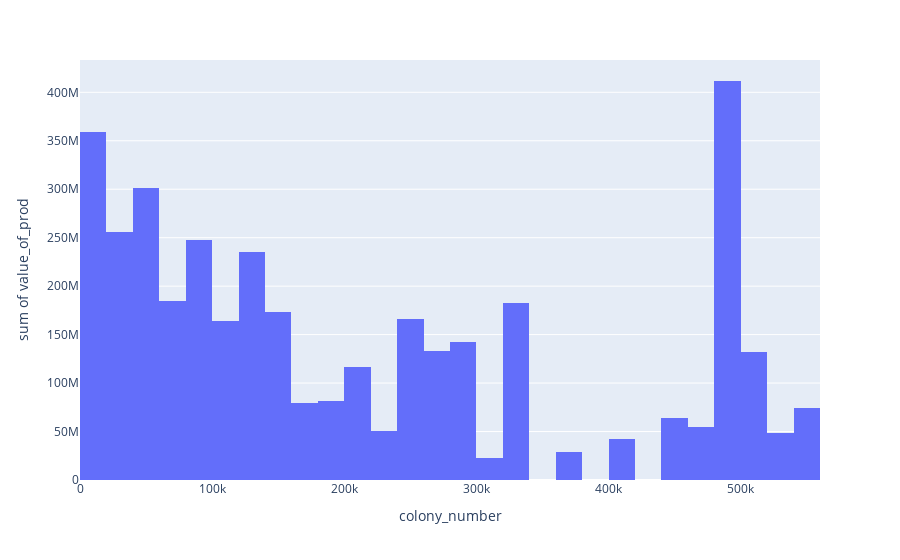

The notebook cell saved with this chart:
### Code cell
# plotting the line chart
fig = px.histogram(honeyDF,x = 'colony_number', y= "value_of_prod")
 
# showing the plot
fig.show()

### Figure 1 — Plotly figure (JSON) as saved in the notebook; plotly's stock layout.template omitted (floating-point values rounded to 4 significant figures; data arrays with more than 128 entries replaced by an {"elided": "..."} marker saying what was removed)
{"data": [{"alignmentgroup": "True", "bingroup": "x", "histfunc": "sum", "hovertemplate": "colony_number=%{x}<br>sum of value_of_prod=%{y}<extra></extra>", "legendgroup": "", "marker": {"color": "#636efa", "pattern": {"shape": ""}}, "name": "", "offsetgroup": "", "orientation": "v", "showlegend": false, "type": "histogram", "x": {"elided": "479 int values"}, "xaxis": "x", "y": {"elided": "479 int values"}, "yaxis": "y"}], "layout": {"barmode": "relative", "legend": {"tracegroupgap": 0}, "margin": {"t": 60}, "xaxis": {"anchor": "y", "domain": [0, 1], "title": {"text": "colony_number"}}, "yaxis": {"anchor": "x", "domain": [0, 1], "title": {"text": "sum of value_of_prod"}}}}
